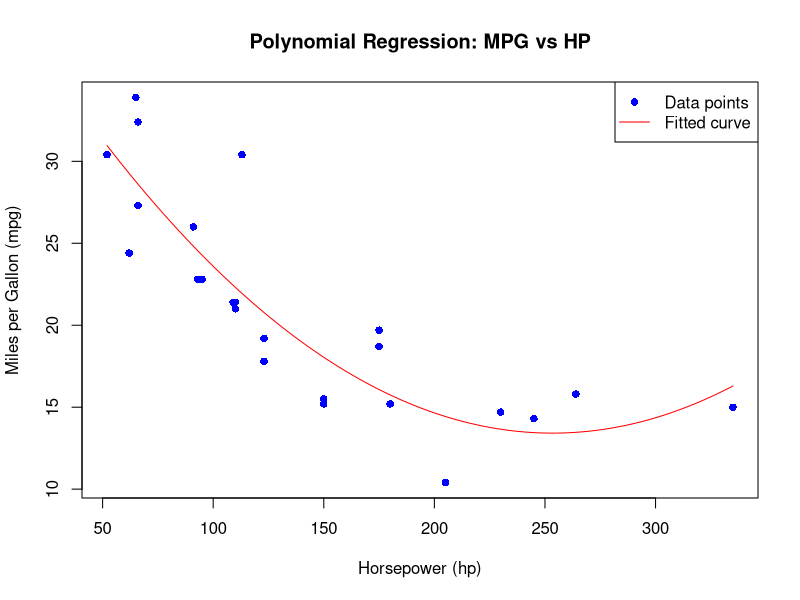

This chart was generated by the following R code:
df <- mtcars

str(df)

set.seed(123)

split = sample(1:nrow(df), nrow(df)*0.75)
train <- df[split,]
test <- df[-split,]

model <- lm(mpg ~ poly(hp, degree = 2), data = train)
summary(model)

pred <- predict(model, test)

plot(train$hp, train$mpg,
     xlab = "Horsepower (hp)",
     ylab = "Miles per Gallon (mpg)",
     main = "Polynomial Regression: MPG vs HP",
     col = "blue", pch = 16)
curve(predict(model, data.frame(hp = x)), add = TRUE, col = "red")

legend("topright", legend = c("Data points", "Fitted curve"), 
       col = c("blue", "red"), pch = c(16, NA), lty = c(NA, 1))
